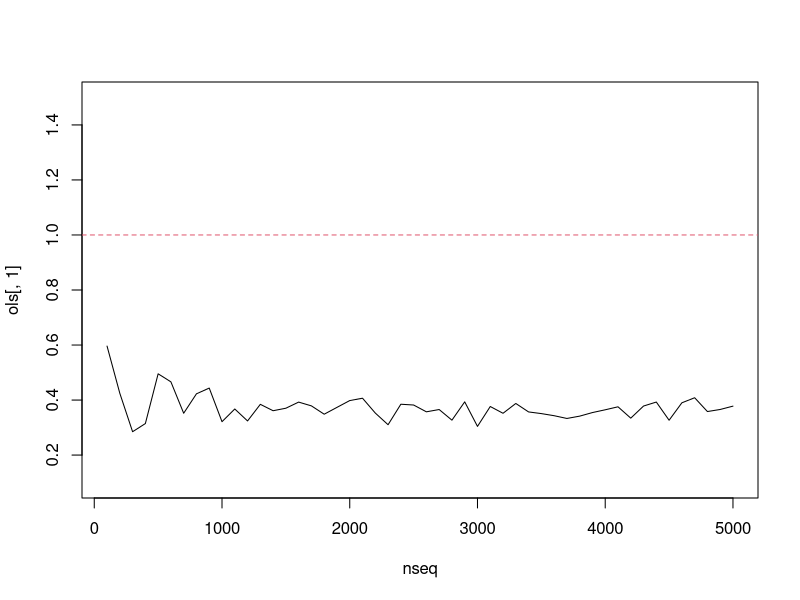
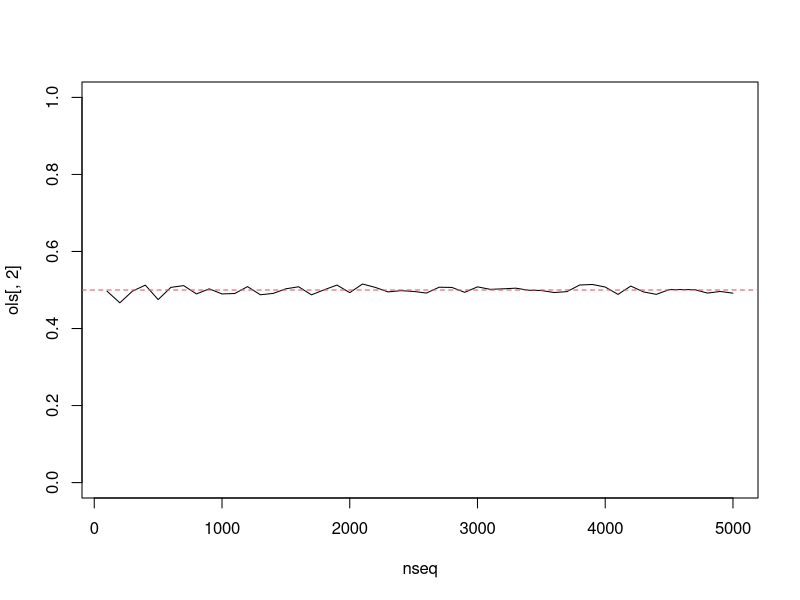
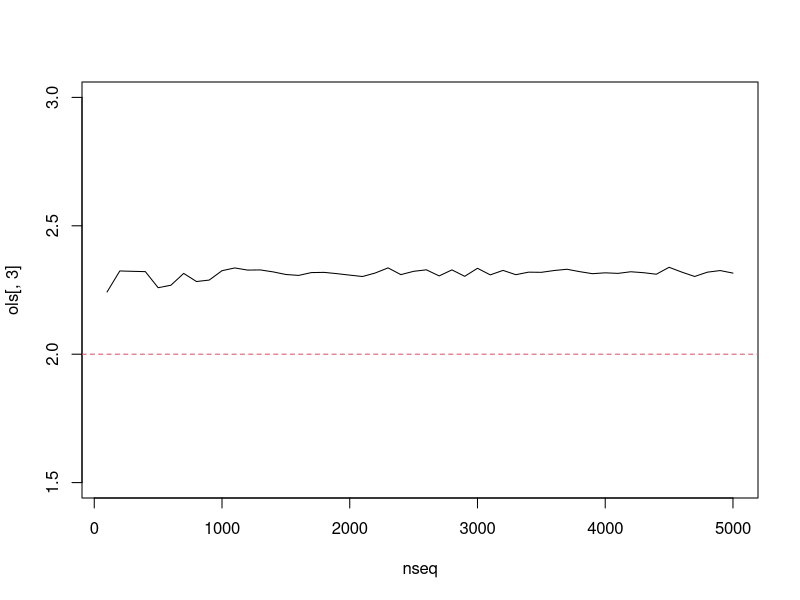

Here is the R script that generated these plots, in order: (Note: this script raises an error after producing the figures.)
## ---- chunk 1
rm(list=ls())
## ---- chunk 2
n = 100
beta1 = 1
beta2 = 0.5
beta3 = 2
library(MASS)
sigma = cbind(c(1,0.8), c(0.8,1))
eu = mvrnorm(n, c(0,0), sigma)
e = eu[,1]
u = eu[,2]

z1 = rnorm(n,1,1)
z2 = rgamma(n,2)
z3 = rnorm(n,1,2)
x2 = z1+0.5*z2+0.01*z3+u
x1 = rnorm(n,1,2)

y = beta1 + beta2*x1 + beta3*x2 + e
## ---- chunk 3
nseq = seq(100, 5000, by=100)
ols = NULL
se = NULL
set.seed(1)
for (n in nseq){
  beta1 = 1
  beta2 = 0.5
  beta3 = 2
  library(MASS)
  sigma = cbind(c(1,0.8), c(0.8,1))
  eu = mvrnorm(n, c(0,0), sigma)
  e = eu[,1]
  u = eu[,2]
  
  z1 = rnorm(n,1,1)
  z2 = rgamma(n,2)
  z3 = rnorm(n,1,2)
  x2 = z1+0.5*z2+0.01*z3+u
  x1 = rnorm(n,1,2)
  
  y = beta1 + beta2*x1 + beta3*x2 + e
  
  m1 = summary(lm(y~x1+x2))
  ols = rbind(ols, m1$coef[,1])
  se = rbind(se, m1$coef[,2])
}

plot(nseq, ols[,1], type="l", ylim=c(0.1,1.5))
abline(h=beta1,col=2,lty=2)

plot(nseq, ols[,2], type="l", ylim=c(0,1))
abline(h=beta2,col=2,lty=2)

plot(nseq, ols[,3], type="l", ylim=c(1.5,3))
abline(h=beta3,col=2,lty=2)
## ---- chunk 4
set.seed(1)
n = 100
beta1 = 1
beta2 = 0.5
beta3 = 2
library(MASS)
sigma = cbind(c(1,0.8), c(0.8,1))
eu = mvrnorm(n, c(0,0), sigma)
e = eu[,1]
u = eu[,2]

z1 = rnorm(n,1,1)
z2 = rgamma(n,2)
z3 = rnorm(n,1,2)
x2 = z1+0.5*z2+0.01*z3+u # for the next part, the iv should have strong correlation with x2 (x2 & z3), also a very high standard as improper iv
x1 = rnorm(n,1,2)

y = beta1 + beta2*x1 + beta3*x2 + e

ols = lm(y~x1+x2)
iv1 = ivreg(y~x1+x2|x1+z1)
iv2 = ivreg(y~x1+x2|x1+z2)
iv3 = ivreg(y~x1+x2|x1+z3)
iv4 = ivreg(y~x1+x2|x1+z1+z2+z3)

stargazer(ols,iv1,iv2,iv3,iv4,type="text")

